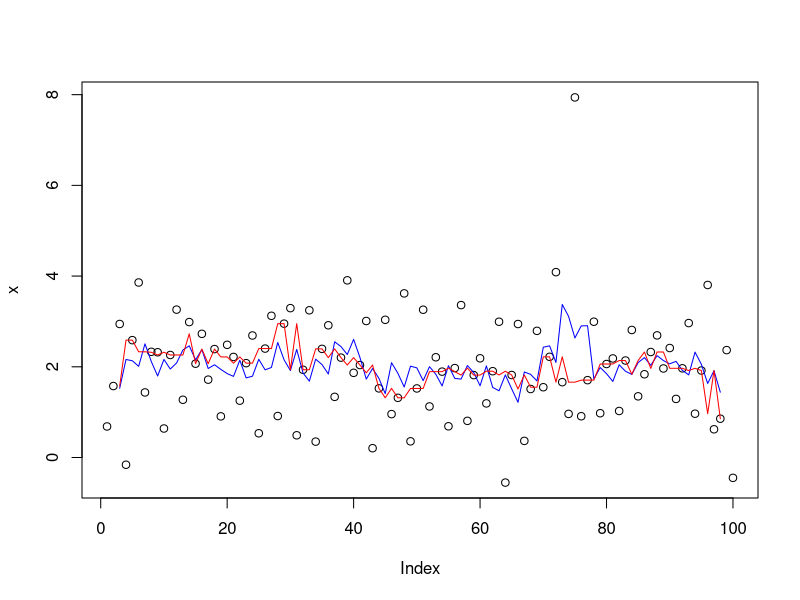

Generate this figure with R:
## ---- chunk 1
# here is a simple functional

randomise <- function(f) f(runif(1e3))
randomise(mean)
randomise(sum)
## ---- chunk 2
# lets make lapply2()
# it does the same as lapply, just not written in C
lapply2 <- function(x, f, ...){
  out <- vector("list", length(x))
  for (i in seq_along(x)){
    out[i] <- f(x[[i]], ...)
  }
  out
}

## ---- chunk 3
trims <- c(0, 0.1, 0.2, 0.5)
x <- rcauchy(1000)
unlist(lapply(trims, function(trim) mean(x, trim = trim)))
## ---- chunk 4
# this slow- R makes a copy of res at every iteration
# when vector gets extended
xs <- runif(1e3)
res <- c()
for (x in xs){
  res <- c(res, sqrt(x))
}

# this is better
res <- numeric(length(xs))
for (i in seq_along(xs)){
  res[i] <- sqrt(xs[i])
}
## ---- chunk 5
sapply(mtcars, is.numeric)
vapply(mtcars, is.numeric, logical(1))
# hmm
sapply(list(), is.numeric)
# correct
vapply(list(), is.numeric, logical(1))
## ---- chunk 6
# sapply does this
sapply2 <- function(x, f, ...){
  res <- lapply2(x, f, ...)
  simplify2array(res)
}

# vapply does this
vapply2 <- function(x, f, f.value, ...){
  out <- matrix(rep(f.value, length(x)), nrow = length(x))
  for (i in seq_along(x)){
    res <- f(x[i], ...)
    stopifnot(
      length(res) == length(f.value),
      typeof(res) == typeof(f.value)
    )
    out[i, ] <- res
  }
  out
}
## ---- chunk 7
# obs
xs <- replicate(5, runif(10), simplify = FALSE)
# weights
ws <- replicate(5, rpois(10, 5) + 1, simplify = FALSE)

# unweighted means easy
unlist(lapply(xs, mean))

# weighted mean messy with lapply()
unlist(lapply(seq_along(xs), function(i){
  weighted.mean(xs[[i]], ws[[i]])
}))

# so use Map instead
unlist(Map(weighted.mean, xs, ws))

# this is equivalent to 
stopifnot(length(xs) == length(ws))
out <- vector("list", length(xs))
for (i in seq_along(xs)){
  out[[i]] <- weighted.mean(xs[[i]], ws[[i]])
}
## ---- chunk 8
rollapply <- function(x, n, f, ...){
  out <- rep(NA, length(x))
  
  # trunc just removes anything after decimal
  offset <- trunc(n / 2)
  locs <- (offset + 1):(length(x) - n + offset + 1)
  num <- vapply(
    locs,
    function(i) f(x[(i - offset):(i + offset)], ...),
    numeric(1)
  )
  # first offset amount will be NA's
  c(rep(NA, offset), num)
}

set.seed(123)
x <- seq(1, 3, length(1e2)) + rt(1e2, df = 2) / 3

plot(x)
lines(rollapply(x, 5, mean), col = 'blue')
lines(rollapply(x, 5, median), col = 'red')
## ---- chunk 9
library(parallel)
unlist(mclapply(1:10, sqrt, mc.cores = 4))
unlist(mcMap(weighted.mean, 1:10, 10:20, mc.cores = 4))
## ---- chunk 10
# apply works on matrices

# margin argument specifies rows (1) or columns (2)
a <- matrix(1:20, nrow = 5)
apply(a, 1, mean)
apply(a, 2, mean)
## ---- chunk 11
# here we use sweep to standardise an array
x <- matrix(rnorm(20, 0, 10), nrow = 4)

# step 1 - sweep to subtract min value in each row from row
x1 <- sweep(x, 1, apply(x, 1, min), `-`)
# step 2 - sweep to divide by the max value of each row
x2 <- sweep(x1, 1, apply(x1, 1, max), `/`)

x
x1
x2
## ---- chunk 12
# create a times table
outer(1:3, 1:10, "*")
## ---- chunk 13
pulse <- round(rnorm(22, 70, 10/3)) + rep(c(0,5), c(10, 12))
group <- rep(c("A", "B"), c(10, 12))

tapply(pulse, group, length)
tapply(pulse, group, mean)

# tapply() splits then applies

split(pulse, group)

# this tapply2() function is equivalent to tapply()
tapply2 <- function(x, group, f, ..., simplify = TRUE){
  pieces <- split(x, group)
  sapply(pieces, f, simplify = simplify)
}

tapply2(pulse, group, length)
## ---- chunk 14
# we have already seen Map, lets have a look at Reduce()

Reduce(sum, 1:3) # sum(sum(1, 2), 3)

# it does this (although real reduce far more complex)
Reduce2 <- function(f, x){
  out <- x[[1]]
  for(i in seq(2, length(x))){
    out <- f(out, x[[i]])
  }
  out
}

# Reduce is an elegant way to extend functions that deal with two inputs to a function
# that can deal with any number of inputs.

l <- replicate(5, sample(1:10, 15, replace = T), simplify = F)
str(l)

# what is the intersect between all in the list?
Reduce(intersect, l)
## ---- chunk 15
# lets make a custom where() predicate

where <- function(f, x) {
  vapply(x, f, logical(1))
}

df <- data.frame(x = 13, y = c('a', 'b', 'c'))
where(is.factor, df)

str(Filter(is.factor, df))
str(Find(is.factor, df))
Position(is.factor, df)
## ---- chunk 16
# investigate with simple function sin()
# integrate function
integrate(sin, 0, pi)

# find where function hits zero
str(uniroot(sin, pi * c(1/2, 3/2)))

#  find location of lowest (or highest) value of f
str(optimise(sin, c(0, 2 * pi)))
str(optimise(sin, c(0, 2 * pi), maximum = T))
## ---- chunk 17
# example: MLE estimate for lambda when data comes from poisson

# first make a function factory, which makes a function to compute
# negative log liklihood for given data set
poisson_nll <- function(x) {
  n <- length(x)
  sum_x <- sum(x)
  function(lambda) {
    n * lambda - sum_x * log(lambda)
  }
}

x1 <- c(41, 30, 28, 29, 24, 20, 29, 31, 38)
x2 <- c(6, 4, 2, 5, 5, 7, 2, 5, 6, 8, 2, 5, 6, 7, 7, 3)
nll1 <-  poisson_nll(x1)
nll2 <- poisson_nll(x2)

# then use optimise over range of lambda to find the minimum
optimise(nll1, c(0, 100))$minimum
optimise(nll2, c(0, 100))$minimum
## ---- chunk 18
# when need to modify part of an existing data frame, its often better to use a for loop

trans <- list(
  disp = function(x) x * 0.016,
  am = function(x) factor(x, levels = c("auto", "manual"))
)

for (var in names(trans)) {
  mtcars[[var]] <- trans[[var]](mtcars[[var]])
}

# doing this with an lapply would need <<-, and would make code
# hard to understand
## ---- chunk 19
# recursive relationships
# for example, exponential smoothing

exps <- function(x, alpha) {
  s <- numeric(length(x) + 1)
  for (i in seq_along(s)){
    if(i == 1) {
      s[i] <- x[i]
      } else {
        s[i] <- alpha * x[i - 1] + (1 - alpha) * s[i - 1]
      }
    }
  s
}

x <- runif(6)
exps(x, 0.6)

# cannot eliminate loop as we are reliant on lags
## ---- chunk 20
# while loops
# obviously will keep running  until condition is met, because you
# dont know in advance when the condition will be met!

i <- 1
while(i <= 10) {
  print(i)
  i <- i + 1
}

i <- 0
while(TRUE) {
  if(runif(1) > 0.9) break
  i <- i + 1
}
i
## ---- chunk 21
add <- function(x, y){
  stopifnot(length(x) == 1,
            length(y) == 1,
            is.numeric(x),
            is.numeric(y))
  x + y
}
## ---- chunk 22
rm_na <- function(x, y, identity) {
  if(is.na(x) && is.na(y)) {
    identity
  } else if (is.na(x)) {
    y
  } else {
    x
  }
}

# now can write a version of add() that can deal with missing values

add <- function(x, y, na.rm = F) {
  ifelse(na.rm && (is.na(x) || is.na(y)), rm_na(x, y, 0), x + y)
}

add(10, NA)
add(NA, 10, na.rm = T)
add(NA, NA)
add(NA, NA, na.rm = T)
## ---- chunk 23
r_add <- function(xs, na.rm = T) {
  Reduce(function(x, y) add(x, y, na.rm = na.rm), xs, init = 0)
}
r_add(1:10)
r_add(c(1, 2, 4))
r_add(NA, na.rm = T)
## ---- chunk 24
v_add1 <- function(x, y, na.rm = F) {
  stopifnot(length(x) == length(y),
            is.numeric(x),
            is.numeric(y))
  if(length(x) == 0) return(numeric())
  simplify2array(
    Map(function(x, y) add(x, y, na.rm = na.rm), x, y)
  )
}

v_add2 <- function(x, y, na.rm = F) {
  stopifnot(length(x) == length(y),
            is.numeric(x),
            is.numeric(y))
  vapply(seq_along(x),
         function(i) add(x[i], y[i], na.rm = na.rm),
         numeric(1))
}

v_add1((1:10), (1:10))
v_add2((1:10), (1:10))
## ---- chunk 25
c_add <- function(xs, na.rm = FALSE) {
  Reduce(function(x, y) add(x, y, na.rm = na.rm),
         xs,
         accumulate = T)
}

c_add(1:10)
# this is equivalent to cumsum()
## ---- chunk 26
row_sum <- function(x, na.rm = F) {
  apply(x, 1, add, na.rm = na.rm)
}

col_sum <- function(x, na.rm = F) {
  apply(x, 2, add, na.rm = na.rm)
}

arr_sum <- function(x, dim, na.rm = F) {
  apply(x, dim, add, na.rm = na.rm)
}
